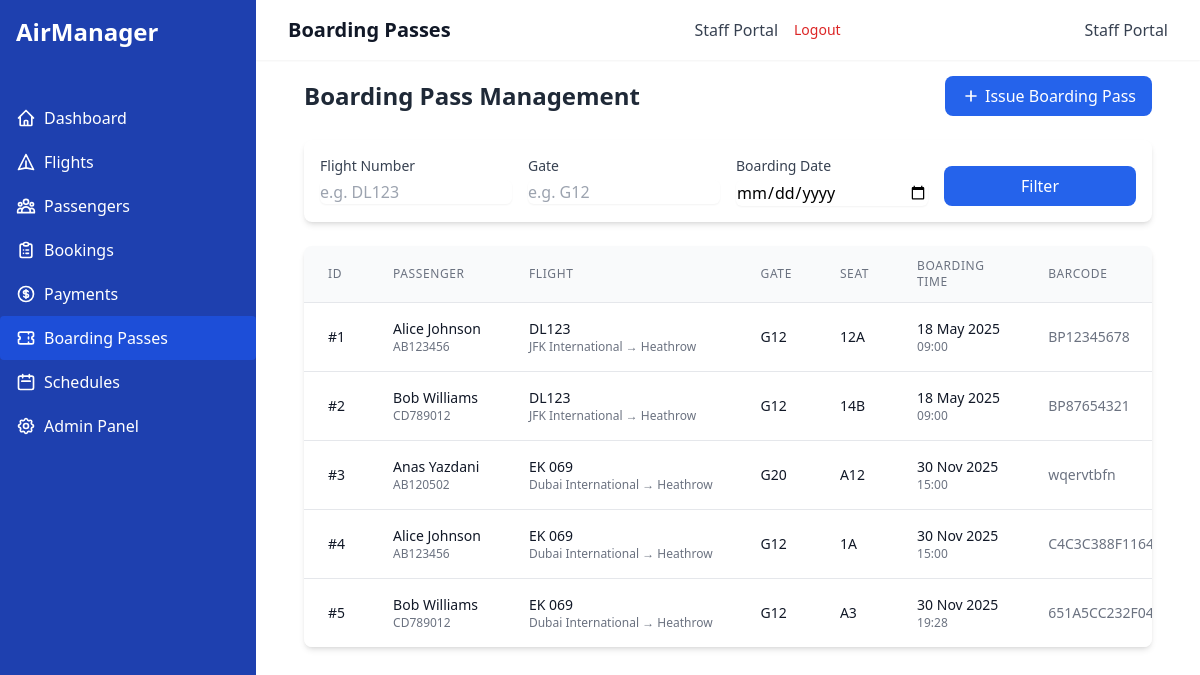
Page /boarding-passes/ (signed in) on the earlier database version.
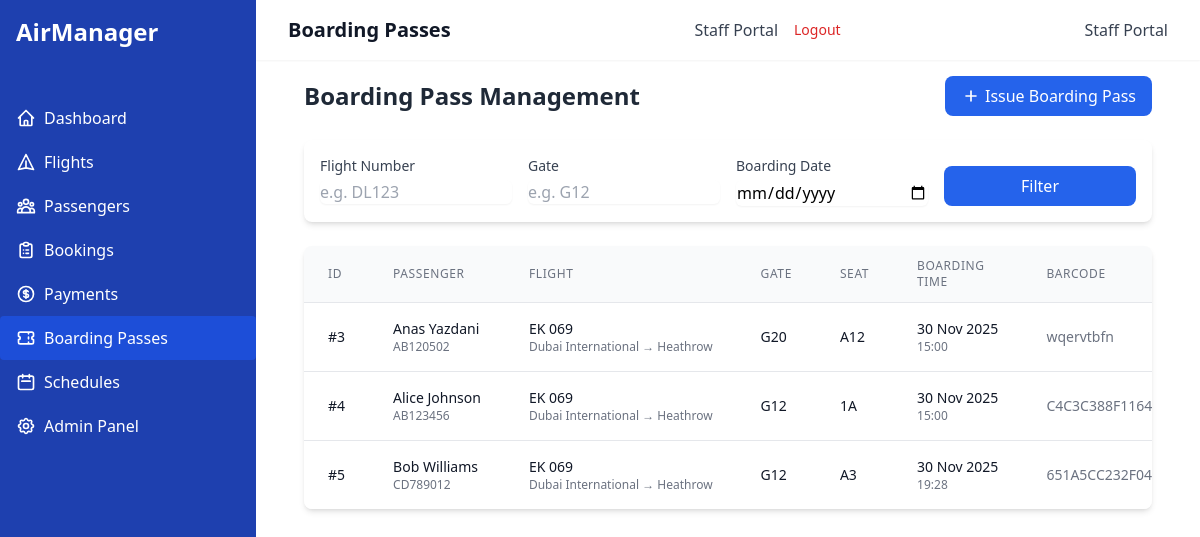
Same page on the later database version.
### airline_app/models.py (models this page shows, shortened)
class BoardingPass(models.Model):
    boarding_pass_id = models.AutoField(primary_key=True)
    booking = models.OneToOneField(
        Booking, on_delete=models.CASCADE, related_name='boarding_pass')
    gate_number = models.CharField(max_length=5)
    boarding_time = models.DateTimeField()
    seat_number = models.CharField(max_length=5)
    flight = models.ForeignKey(
        Flight, on_delete=models.CASCADE, related_name='boarding_passes')
    passenger = models.ForeignKey(
        Passenger, on_delete=models.CASCADE, related_name='boarding_passes')
    barcode = models.CharField(max_length=100, unique=True)

class Passenger(models.Model):
    GENDER_CHOICES = [
        ('M', 'Male'),
        ('F', 'Female'),
        ('O', 'Other'),
    ]
    passenger_id = models.AutoField(primary_key=True)
    name = models.CharField(max_length=100)
    date_of_birth = models.DateField()
    gender = models.CharField(max_length=1, choices=GENDER_CHOICES)
    email = models.EmailField()
    phone_number = models.CharField(max_length=15)
    passport_number = models.CharField(max_length=20, unique=True)
    address = models.TextField()

class Flight(models.Model):
    flight_id = models.AutoField(primary_key=True)
    flight_number = models.CharField(max_length=10, unique=True)
    departure_time = models.DateTimeField()
    arrival_time = models.DateTimeField()
    source_airport = models.ForeignKey(
        Airport, on_delete=models.CASCADE, related_name='departing_flights')
    destination_airport = models.ForeignKey(
        Airport, on_delete=models.CASCADE, related_name='arriving_flights')
    aircraft = models.ForeignKey(
        Aircraft, on_delete=models.CASCADE, related_name='flights')
    crew = models.ManyToManyField(CrewMember, related_name='flights')

class Airport(models.Model):
    airport_id = models.AutoField(primary_key=True)
    airport_name = models.CharField(max_length=100)
    location = models.CharField(max_length=100)
    country = models.CharField(max_length=50)

### airline_app/views.py (the view)
# urls.py: path('boarding-passes/', views.BoardingPassListView.as_view(),
class BoardingPassListView(LoginRequiredMixin, ListView):
    model = BoardingPass
    template_name = 'airline_app/boarding_pass_list.html'
    context_object_name = 'boarding_passes'
    paginate_by = 10
    def get_queryset(self):
        queryset = BoardingPass.objects.all()
        flight = self.request.GET.get('flight', '')
        if flight:
            queryset = queryset.filter(flight__flight_number__icontains=flight)
        gate = self.request.GET.get('gate', '')
        if gate:
            queryset = queryset.filter(gate_number__icontains=gate)
        date = self.request.GET.get('date', '')
        if date:
            try:
                date = datetime.strptime(date, '%Y-%m-%d').date()
                queryset = queryset.filter(boarding_time__date=date)
            except ValueError:
                pass
        return queryset

### airline_app/templates/airline_app/boarding_pass_list.html (shortened to what this page needs)
{% extends 'airline_app/base.html' %}
{% block header %}Boarding Passes{% endblock %}
{% block content %}
<div class="mb-6 flex justify-between items-center">
    <h2 class="text-2xl font-bold text-gray-800">Boarding Pass Management</h2>
    <a href="{% url 'boarding-pass-create' %}" class="bg-blue-600 hover:bg-blue-700 text-white font-medium py-2 px-4 rounded-lg flex items-center transition-colors">
        <svg class="w-5 h-5 mr-1" fill="none" stroke="currentColor" viewBox="0 0 24 24" xmlns="http://www.w3.org/2000/svg">
            <path stroke-linecap="round" stroke-linejoin="round" stroke-width="2" d="M12 6v6m0 0v6m0-6h6m-6 0H6"></path>
        </svg>
        Issue Boarding Pass
    </a>
</div>
<div class="bg-white rounded-lg shadow-md p-4 mb-6">
    <form method="get" class="grid grid-cols-1 sm:grid-cols-2 lg:grid-cols-4 gap-4">
        <div>
            <label class="block text-sm font-medium text-gray-700 mb-1">Flight Number</label>
            <input type="text" name="flight" value="{{ request.GET.flight }}" placeholder="e.g. DL123"
                   class="w-full rounded-md border-gray-300 shadow-sm focus:border-blue-500 focus:ring focus:ring-blue-500 focus:ring-opacity-50">
        </div>
        <div>
            <label class="block text-sm font-medium text-gray-700 mb-1">Gate</label>
            <input type="text" name="gate" value="{{ request.GET.gate }}" placeholder="e.g. G12"
                   class="w-full rounded-md border-gray-300 shadow-sm focus:border-blue-500 focus:ring focus:ring-blue-500 focus:ring-opacity-50">
        </div>
        <div>
            <label class="block text-sm font-medium text-gray-700 mb-1">Boarding Date</label>
            <input type="date" name="date" value="{{ request.GET.date }}"
                   class="w-full rounded-md border-gray-300 shadow-sm focus:border-blue-500 focus:ring focus:ring-blue-500 focus:ring-opacity-50">
        </div>
        <div class="flex items-end">
            <button type="submit" class="w-full bg-blue-600 hover:bg-blue-700 text-white font-medium py-2 px-4 rounded-lg transition-colors">
                Filter
            </button>
        </div>
    </form>
</div>
<div class="bg-white rounded-lg shadow-md overflow-hidden">
    <div class="overflow-x-auto">
        <table class="min-w-full divide-y divide-gray-200">
            <thead class="bg-gray-50">
                <tr>
                    <th class="px-6 py-3 text-left text-xs font-medium text-gray-500 uppercase tracking-wider">ID</th>
                    <th class="px-6 py-3 text-left text-xs font-medium text-gray-500 uppercase tracking-wider">Passenger</th>
                    <th class="px-6 py-3 text-left text-xs font-medium text-gray-500 uppercase tracking-wider">Flight</th>
                    <th class="px-6 py-3 text-left text-xs font-medium text-gray-500 uppercase tracking-wider">Gate</th>
                    <th class="px-6 py-3 text-left text-xs font-medium text-gray-500 uppercase tracking-wider">Seat</th>
                    <th class="px-6 py-3 text-left text-xs font-medium text-gray-500 uppercase tracking-wider">Boarding Time</th>
                    <th class="px-6 py-3 text-left text-xs font-medium text-gray-500 uppercase tracking-wider">Barcode</th>
                </tr>
            </thead>
            <tbody class="bg-white divide-y divide-gray-200">
                {% for boarding_pass in boarding_passes %}
                <tr class="hover:bg-gray-50 transition-colors">
                    <td class="px-6 py-4 whitespace-nowrap">
                        <div class="text-sm font-medium text-gray-900">#{{ boarding_pass.boarding_pass_id }}</div>
                    </td>
                    <td class="px-6 py-4 whitespace-nowrap">
                        <div class="text-sm font-medium text-gray-900">{{ boarding_pass.passenger.name }}</div>
                        <div class="text-xs text-gray-500">{{ boarding_pass.passenger.passport_number }}</div>
                    </td>
                    <td class="px-6 py-4 whitespace-nowrap">
                        <div class="text-sm font-medium text-gray-900">{{ boarding_pass.flight.flight_number }}</div>
                        <div class="text-xs text-gray-500">
                            {{ boarding_pass.flight.source_airport.airport_name }} → {{ boarding_pass.flight.destination_airport.airport_name }}
                        </div>
                    </td>
                    <td class="px-6 py-4 whitespace-nowrap text-sm text-gray-900">
                        {{ boarding_pass.gate_number }}
                    </td>
                    <td class="px-6 py-4 whitespace-nowrap text-sm text-gray-900">
                        {{ boarding_pass.seat_number }}
                    </td>
                    <td class="px-6 py-4 whitespace-nowrap">
                        <div class="text-sm text-gray-900">{{ boarding_pass.boarding_time|date:"d M Y" }}</div>
                        <div class="text-xs text-gray-500">{{ boarding_pass.boarding_time|date:"H:i" }}</div>
                    </td>
                    <td class="px-6 py-4 whitespace-nowrap text-sm text-gray-500 truncate max-w-xs">
                        {{ boarding_pass.barcode }}
                    </td>
                </tr>
                {% empty %}
                <tr>
                    <td colspan="8" class="px-6 py-4 text-center text-gray-500">No boarding passes found matching your criteria.</td>
                </tr>
                {% endfor %}
            </tbody>
        </table>
    </div>
</div>
{% endblock %}

### airline_app/templates/airline_app/base.html (shortened to what this page needs)
<!DOCTYPE html>
<html lang="en">
<head>
    <script src="https://cdn.tailwindcss.com"></script>
</head>
<body class="bg-[url('https://images.theconversation.com/files/578175/original/file-20240227-28-cejldv.jpg?ixlib=rb-4.1.0&rect=0%2C0%2C7668%2C3828&q=45&auto=format&w=1356&h=668&fit=crop')] bg-cover bg-center min-h-screen">
    <div class="flex h-screen overflow-hidden">
        <div class="bg-primary text-white w-64 flex-shrink-0 hidden md:block">
            <div class="p-4">
                <h2 class="text-2xl font-bold">AirManager</h2>
            </div>
            <nav class="mt-8">
                <a href="{% url 'dashboard' %}" class="block py-2.5 px-4 rounded transition duration-200 hover:bg-blue-700 hover:text-white">
                    <div class="flex items-center">
                        Dashboard
                    </div>
                </a>
                <a href="{% url 'flight-list' %}" class="block py-2.5 px-4 rounded transition duration-200 hover:bg-blue-700 hover:text-white">
                    <div class="flex items-center">
                        <svg class="w-5 h-5 mr-2" fill="none" stroke="currentColor" viewBox="0 0 24 24" xmlns="http://www.w3.org/2000/svg">
                            <path stroke-linecap="round" stroke-linejoin="round" stroke-width="2" d="M12 19l9 2-9-18-9 18 9-2zm0 0v-8"></path>
                        </svg>
                        Flights
                    </div>
                </a>
                <a href="{% url 'passenger-list' %}" class="block py-2.5 px-4 rounded transition duration-200 hover:bg-blue-700 hover:text-white">
                    <div class="flex items-center">
                        Passengers
                    </div>
                </a>
                <a href="{% url 'booking-list' %}" class="block py-2.5 px-4 rounded transition duration-200 hover:bg-blue-700 hover:text-white">
                    <div class="flex items-center">
                        Bookings
                    </div>
                </a>
                <a href="{% url 'payment-list' %}" class="block py-2.5 px-4 rounded transition duration-200 hover:bg-blue-700 hover:text-white">
                    <div class="flex items-center">
                        Payments
                    </div>
                </a>
                <a href="{% url 'boarding-pass-list' %}" class="block py-2.5 px-4 rounded transition duration-200 hover:bg-blue-700 hover:text-white">
                    <div class="flex items-center">
                        <svg class="w-5 h-5 mr-2" fill="none" stroke="currentColor" viewBox="0 0 24 24" xmlns="http://www.w3.org/2000/svg">
                            <path stroke-linecap="round" stroke-linejoin="round" stroke-width="2" d="M15 5v2m0 4v2m0 4v2M5 5a2 2 0 00-2 2v3a2 2 0 110 4v3a2 2 0 002 2h14a2 2 0 002-2v-3a2 2 0 110-4V7a2 2 0 00-2-2H5z"></path>
                        </svg>
                        Boarding Passes
                    </div>
                </a>
                <a href="{% url 'schedule-list' %}" class="block py-2.5 px-4 rounded transition duration-200 hover:bg-blue-700 hover:text-white">
                    <div class="flex items-center">
                        <svg class="w-5 h-5 mr-2" fill="none" stroke="currentColor" viewBox="0 0 24 24" xmlns="http://www.w3.org/2000/svg">
                            <path stroke-linecap="round" stroke-linejoin="round" stroke-width="2" d="M8 7V3m8 4V3m-9 8h10M5 21h14a2 2 0 002-2V7a2 2 0 00-2-2H5a2 2 0 00-2 2v12a2 2 0 002 2z"></path>
                        </svg>
                        Schedules
                    </div>
                </a>
                <a href="/admin/" class="block py-2.5 px-4 rounded transition duration-200 hover:bg-blue-700 hover:text-white">
                    <div class="flex items-center">
                        Admin Panel
                    </div>
                </a>
            </nav>
        </div>
        <div class="flex-1 flex flex-col overflow-hidden">
            <header class="bg-white shadow-sm z-10">
                <div class="max-w-7xl mx-auto px-4 sm:px-6 lg:px-8 flex justify-between items-center py-4">
                    <div class="flex items-center">
                        <h1 class="text-xl font-semibold text-gray-900">
                            {% block header %}Airline Management System{% endblock %}
                        </h1>
                    </div>
                    <div class="flex items-center">
                        <span class="text-gray-700 mr-4">Staff Portal</span>
                        <a href="{% url 'logout' %}" class="text-sm text-red-600 hover:text-red-800">Logout</a>
                    </div>
                    <div class="flex items-center">
                        <span class="text-gray-700">Staff Portal</span>
                    </div>
                </div>
            </header>
            <main class="flex-1 overflow-y-auto p-4">
                <div class="max-w-7xl mx-auto sm:px-6 lg:px-8">
                    {% block content %}{% endblock %}
                </div>
            </main>
        </div>
    </div>
</body>
</html>

Differences in the rows shown:
removed BoardingPass: boarding_pass_id "1", passenger.name "Alice Johnson", passenger.passport_number "AB123456", flight.flight_number "DL123", flight.source_airport.airport_name "JFK International", flight.destination_airport.airport_name "Heathrow", gate_number "G12", seat_number "12A", boarding_time "18 May 2025", boarding_time "09:00", barcode "BP12345678"
removed BoardingPass: boarding_pass_id "2", passenger.name "Bob Williams", passenger.passport_number "CD789012", flight.flight_number "DL123", flight.source_airport.airport_name "JFK International", flight.destination_airport.airport_name "Heathrow", gate_number "G12", seat_number "14B", boarding_time "18 May 2025", boarding_time "09:00", barcode "BP87654321"
